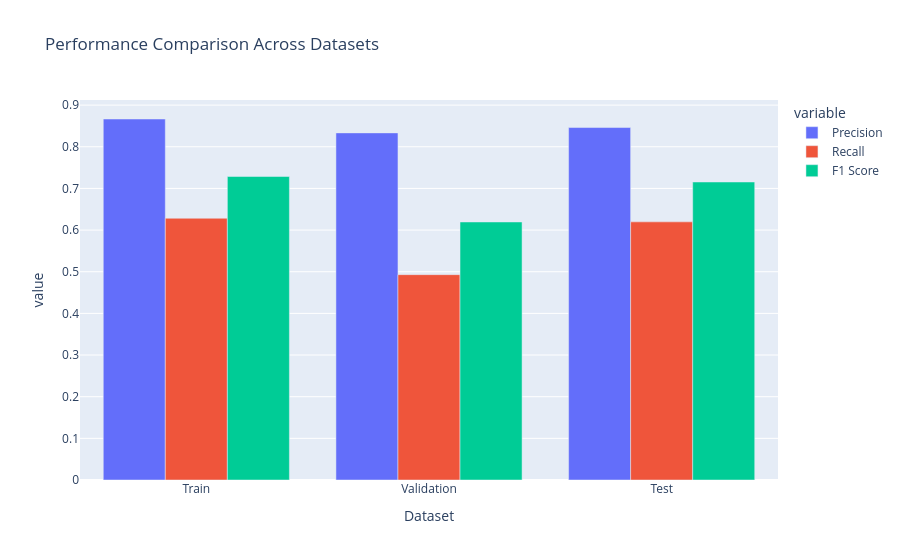

The notebook cell saved with this chart:
### Markdown cell above
Visualization of the Model Performance

### Code cell
metrics_df = pd.DataFrame({
            "Dataset": ["Train", "Validation", "Test"],
            "Precision": [eval_train['precision'], eval_val['precision'], eval_test['precision']],
            "Recall": [eval_train['recall'], eval_val['recall'], eval_test['recall']],
            "F1 Score": [eval_train['f1'], eval_val['f1'], eval_test['f1']]
        })

plt.figure(figsize=(12, 8))
performance_across_all_sets = sns.barplot(data=metrics_df.melt(id_vars=["Dataset"], var_name="Metric", value_name="Score"),
                                          x="Dataset", y="Score", hue="Metric")
plt.title("Performance Comparison Across Datasets")
sns.move_legend(performance_across_all_sets, "upper right")
plt.show()
# confusion matrices

# testing set 
from sklearn.metrics import confusion_matrix
cm_test= confusion_matrix(y_test, y_test_pred)

plt.figure(figsize=(10, 7))
sns.heatmap(cm_test, annot=True, fmt='d', cmap='Blues',
            xticklabels= model.classes_,
            yticklabels= model.classes_)
plt.title("Confusion Matrix - Logistic Regression - Test Set")
plt.xlabel("Predicted")
plt.ylabel("Actual")
plt.show()

# validation set 
cm_val = confusion_matrix(y_val, y_val_pred)
plt.figure(figsize=(10, 7))
sns.heatmap(cm_val, annot=True, fmt='d', cmap='Greens',
            xticklabels= model.classes_,
            yticklabels= model.classes_)
plt.title("Confusion Matrix - Logistic Regression - Validation Set")
plt.xlabel("Predicted")
plt.ylabel("Actual")
plt.show()

ig

### Figure 1 — Plotly figure (JSON) as saved in the notebook; plotly's stock layout.template omitted (floating-point values rounded to 4 significant figures)
{"data": [{"alignmentgroup": "True", "hovertemplate": "variable=Precision<br>Dataset=%{x}<br>value=%{y}<extra></extra>", "legendgroup": "Precision", "marker": {"color": "#636efa", "pattern": {"shape": ""}}, "name": "Precision", "offsetgroup": "Precision", "orientation": "v", "showlegend": true, "textposition": "auto", "type": "bar", "x": ["Train", "Validation", "Test"], "xaxis": "x", "y": [0.8667, 0.8333, 0.8462], "yaxis": "y"}, {"alignmentgroup": "True", "hovertemplate": "variable=Recall<br>Dataset=%{x}<br>value=%{y}<extra></extra>", "legendgroup": "Recall", "marker": {"color": "#EF553B", "pattern": {"shape": ""}}, "name": "Recall", "offsetgroup": "Recall", "orientation": "v", "showlegend": true, "textposition": "auto", "type": "bar", "x": ["Train", "Validation", "Test"], "xaxis": "x", "y": [0.6284, 0.493, 0.6197], "yaxis": "y"}, {"alignmentgroup": "True", "hovertemplate": "variable=F1 Score<br>Dataset=%{x}<br>value=%{y}<extra></extra>", "legendgroup": "F1 Score", "marker": {"color": "#00cc96", "pattern": {"shape": ""}}, "name": "F1 Score", "offsetgroup": "F1 Score", "orientation": "v", "showlegend": true, "textposition": "auto", "type": "bar", "x": ["Train", "Validation", "Test"], "xaxis": "x", "y": [0.7285, 0.6195, 0.7154], "yaxis": "y"}], "layout": {"barmode": "group", "legend": {"title": {"text": "variable"}, "tracegroupgap": 0}, "title": {"text": "Performance Comparison Across Datasets"}, "xaxis": {"anchor": "y", "domain": [0, 1], "title": {"text": "Dataset"}}, "yaxis": {"anchor": "x", "domain": [0, 1], "title": {"text": "value"}}}}
